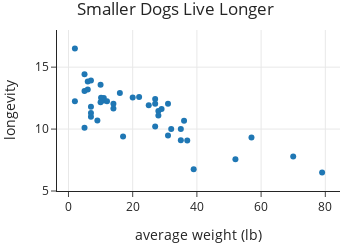

Notebook code cell kept with this figure:
### Markdown cell above
The `.update_layout()` method lets us modify any property of a layout.
This includes the plot title (`title`), margins (`margins` dictionary), 
and whether to display a legend (`showlegend`).
The `plotly` documentation has the full list of [layout properties](https://plotly.com/python-api-reference/generated/plotly.graph_objects.Layout.html).

`Figure` objects also have `.update_xaxes()` and `.update_yaxes()` functions,
which are similar to `.update_layout()`. These two functions let us modify
properties of the axes, like the axis limits (`range`), number of ticks
(`nticks`), and axis label (`title`). Below, we adjust the range of the y-axis and change the title on the x-axis. We also add a title to the plot and update the layout so the title is not cut off.

### Code cell
fig = px.scatter(dogs, x='weight', y='longevity',
                  title="Smaller Dogs Live Longer",
                 width=350, height=250)

fig.update_yaxes(range=[5, 18])
fig.update_xaxes(title='average weight (lb)')
fig.update_layout(margin=dict(t=30))
fig

### Figure 1 — Plotly figure (JSON) as saved in the notebook; plotly's stock layout.template omitted (floating-point values rounded to 4 significant figures)
{"data": [{"hovertemplate": "weight=%{x}<br>longevity=%{y}<extra></extra>", "legendgroup": "", "marker": {"color": "#1F77B4", "symbol": "circle"}, "mode": "markers", "name": "", "orientation": "v", "showlegend": false, "type": "scatter", "x": [16, 6, 14, 11, 10.15, 22, 7, 7, 2, 20, 28, 27, 5, 31, 2, 6, 29, 27, 31, 11, 28, 7, 5, 5, 7, 10, 14, 12, 32, 10, 35, 9, 17, 25, 57, 35, 37, 27, 36, 39, 52, 79, 70], "xaxis": "x", "y": [12.92, 13.84, 11.66, 12.5, 12.53, 12.58, 13.92, 11.81, 16.5, 12.54, 11.46, 12.42, 14.42, 12.04, 12.25, 13.2, 11.63, 12.04, 9.48, 12.31, 11.1, 11, 13.07, 10.1, 11.29, 13.58, 12.05, 12.25, 10, 12.17, 10, 10.69, 9.4, 11.92, 9.32, 9.1, 9.08, 10.21, 10.67, 6.75, 7.57, 6.5, 7.78], "yaxis": "y"}], "layout": {"height": 250, "legend": {"tracegroupgap": 0}, "margin": {"t": 30}, "title": {"text": "Smaller Dogs Live Longer"}, "width": 350, "xaxis": {"anchor": "y", "autorange": true, "domain": [0, 1], "range": [-3.576, 84.58], "title": {"text": "average weight (lb)"}, "type": "linear"}, "yaxis": {"anchor": "x", "domain": [0, 1], "range": [5, 18], "title": {"text": "longevity"}, "type": "linear"}}}
